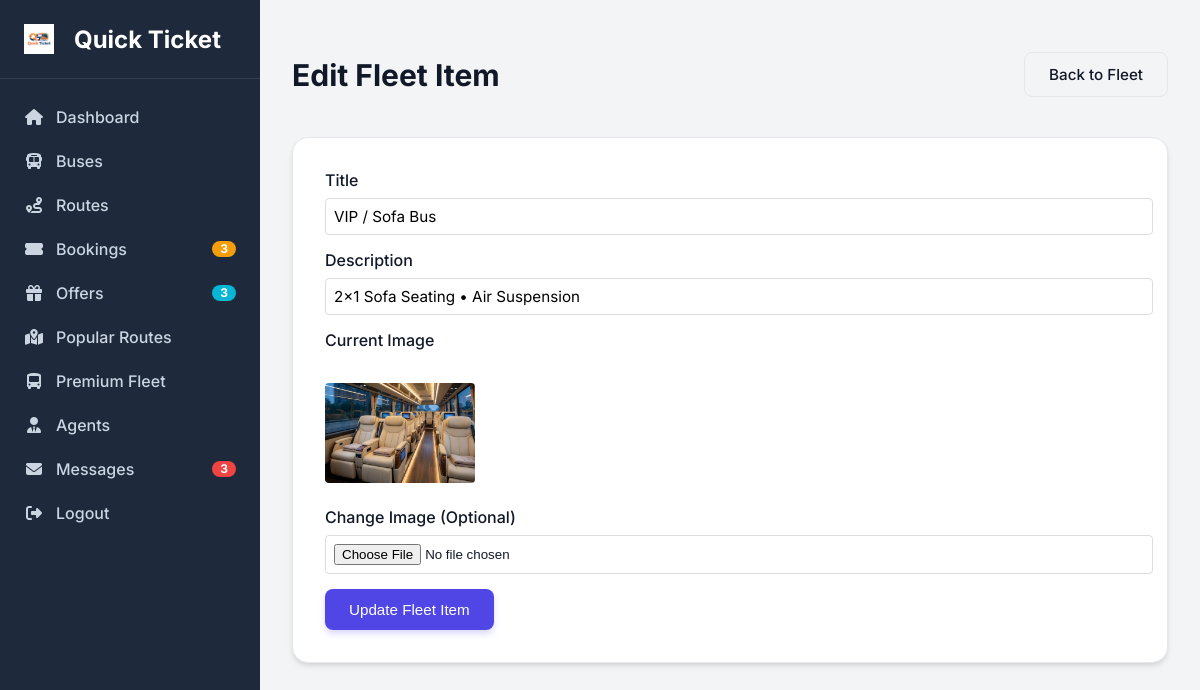
Page /admin/edit_fleet.php?id=1 (signed in) on the committed database.
### tables this page shows
CREATE TABLE `fleet` (
  `id` int(6) unsigned NOT NULL AUTO_INCREMENT,
  `title` varchar(100) NOT NULL,
  `description` varchar(255) NOT NULL,
  `image_path` varchar(255) NOT NULL,
  `created_at` timestamp NOT NULL DEFAULT current_timestamp(),
  PRIMARY KEY (`id`)
);

### admin/edit_fleet.php (the view, shortened to what this page needs)
<?php
include 'includes/header.php';
$id = $_GET['id'];
$sql = "SELECT * FROM fleet WHERE id=$id";
$result = $conn->query($sql);
$row = $result->fetch_assoc();
?>
<div style="display: flex; justify-content: space-between; align-items: center; margin-bottom: 20px;">
    <h2>Edit Fleet Item</h2>
    <a href="fleet.php" class="btn btn-outline">Back to Fleet</a>
</div>
<div class="card">
    <form method="POST" enctype="multipart/form-data" style="display: grid; grid-template-columns: 1fr; gap: 15px;">
        <div>
            <label>Title</label>
            <input type="text" name="title" value="<?php echo htmlspecialchars($row['title']); ?>" required style="width: 100%; padding: 8px; border: 1px solid #ddd; border-radius: 4px;">
        </div>
        <div>
            <label>Description</label>
            <input type="text" name="description" value="<?php echo htmlspecialchars($row['description']); ?>" required style="width: 100%; padding: 8px; border: 1px solid #ddd; border-radius: 4px;">
        </div>
        <div>
            <label>Current Image</label><br>
            <img src="../<?php echo $row['image_path']; ?>" style="width: 150px; height: 100px; object-fit: cover; border-radius: 4px; margin: 5px 0;">
        </div>
        <div>
            <label>Change Image (Optional)</label>
            <input type="file" name="fleet_image" style="width: 100%; padding: 8px; border: 1px solid #ddd; border-radius: 4px;">
        </div>
        <button type="submit" name="update_fleet" class="btn btn-primary" style="width: fit-content;">Update Fleet Item</button>
    </form>
</div>
</div>
</div>
</body>
</html>

### assets/css/admin_style.css (style rules this page uses)
:root { --primary-color: #4f46e5; --primary-hover: #4338ca; --secondary-color: #64748b; --accent-color: #06b6d4; --success-color: #10b981; --danger-color: #ef4444; --warning-color: #f59e0b; --sidebar-bg: #1e293b; --sidebar-text: #f1f5f9; --bg-color: #f3f4f6; --card-bg: #ffffff; --text-primary: #111827; --text-secondary: #6b7280; --border-color: #e5e7eb; --shadow-sm: 0 1px 2px 0 rgba(0, 0, 0, 0.05); --shadow-md: 0 4px 6px -1px rgba(0, 0, 0, 0.1), 0 2px 4px -1px rgba(0, 0, 0, 0.06); --shadow-lg: 0 10px 15px -3px rgba(0, 0, 0, 0.1), 0 4px 6px -2px rgba(0, 0, 0, 0.05); --radius-md: 0.5rem; --radius-lg: 1rem; --font-family: 'Inter', sans-serif; }
body { font-family: var(--font-family); background-color: var(--bg-color); margin: 0; padding: 0; color: var(--text-primary); }
a { text-decoration: none; color: inherit; }
h2 { font-size: 1.875rem; font-weight: 700; margin-bottom: 1.5rem; color: var(--text-primary); }
.card { background-color: var(--card-bg); border-radius: var(--radius-lg); box-shadow: var(--shadow-md); padding: 2rem; margin-bottom: 2rem; border: 1px solid var(--border-color); }
label { display: block; margin-bottom: 0.5rem; font-weight: 500; color: var(--text-primary); }
input[type="text"], input[type="email"], input[type="password"], input[type="number"], input[type="date"], select, textarea { width: 100%; padding: 0.75rem; border: 1px solid var(--border-color); border-radius: var(--radius-md); background-color: #fff; font-family: inherit; font-size: 0.95rem; transition: border-color 0.2s, box-shadow 0.2s; }
.btn { display: inline-flex; align-items: center; justify-content: center; padding: 0.75rem 1.5rem; font-weight: 500; border-radius: var(--radius-md); transition: all 0.2s; cursor: pointer; border: none; font-size: 0.95rem; gap: 0.5rem; }
.btn-primary { background-color: var(--primary-color); color: white; box-shadow: 0 4px 6px rgba(79, 70, 229, 0.2); }
.btn-outline { background-color: transparent; border: 1px solid var(--border-color); color: var(--text-primary); }

### rows in the picture
fleet: title "VIP / Sofa Bus", description "2x1 Sofa Seating • Air Suspension", image_path (picture)

### other values in the picture
$pending_bookings_count "3"
$offers_count "3"
$unread_messages_count "3"
